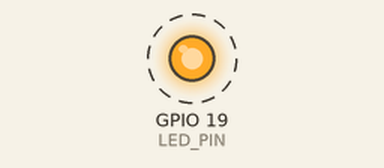
Simulated run of this sketch. Board: ESP32. Shown: output pins drawn as LEDs (lit = HIGH). Dashed ring = blinking. At 10.2 s the program puts the board to deep sleep or switches it off; the recording ends there.

Above: at 0.05 s.
Timing chart, 0 to 3.0 s (numbered marks = the images above):
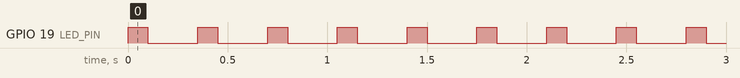

The sketch:

ESP32_Sleep_Demo.ino
```cpp
 /*
  ESP32 (Deep) Sleep Demo. How to restore variable values after sleep. Current Consumption
*/
#include <Arduino.h>
#define LED_PIN 19

// Only RTC GPIOs can be used as a source for external wake-up.
// They are: 0,2,4,12-15,25-27,32-39. Note pins 34-39 are INPUT only (not PULLUP).
#define BTN_PIN 26

// Define a few time periods
#define SECONDS_TO_HANG_ABOUT 10
#define SECONDS_TO_SLEEP 10
#define uS_TO_S_FACTOR 1000000

// Place all variables you want to retain across sleep periods in the
// RTC SRAM. 8kB SRAM on the RTC for all variables.
RTC_DATA_ATTR int bootCount = 0;

// Initialisation. This code is executed after EVERY wakeup. Your code
// logic must determine how to deal with the wake-up type.
void setup() {

  // Debugging
  Serial.begin(115200);

  // Why are we awake?
  getWakeUpReason();

  // Pin Modes
  pinMode(LED_PIN, OUTPUT);
  pinMode(BTN_PIN, INPUT_PULLUP);

  // All done
  log_d("Setup completed");
}

// Just flash the LED to show we are running
void loop() {
  if (millis() > SECONDS_TO_HANG_ABOUT * 1000) {
    gotoSleep();
  }

  digitalWrite(LED_PIN, HIGH);
  delay(100);
  digitalWrite(LED_PIN, LOW);
  delay(250);
}

//Put the ESP32 device to sleep, woken by the RTC and/or external switch
void gotoSleep() {

  log_d("Going to sleep");

  // Allow wake up if Button Switch is pressed
  esp_sleep_enable_ext0_wakeup((gpio_num_t)BTN_PIN, LOW);  // could use: GPIO_NUM_26

  // Allow RTC to wake up this device after X seconds
  esp_sleep_enable_timer_wakeup(SECONDS_TO_SLEEP * uS_TO_S_FACTOR);

  // Sleep starts
  esp_deep_sleep_start();
}

void getWakeUpReason() {
  log_w("This is (re)boot #%d", ++bootCount);

  esp_sleep_wakeup_cause_t wakeup_reason = esp_sleep_get_wakeup_cause();
  switch (wakeup_reason) {
    case ESP_SLEEP_WAKEUP_EXT0:
      log_w("Wakeup caused by external signal using RTC_IO");
      break;
    case ESP_SLEEP_WAKEUP_EXT1:
      log_w("Wakeup caused by external signal using RTC_CNTL");
      break;
    case ESP_SLEEP_WAKEUP_TIMER:
      log_w("Wakeup caused by RTC timer");
      break;
    case ESP_SLEEP_WAKEUP_TOUCHPAD:
      log_w("Wakeup caused by touchpad");
      break;
    case ESP_SLEEP_WAKEUP_ULP:
      log_w("Wakeup caused by ULP program");
      break;
    default:
      log_w("Wakeup was not caused by deep sleep: %d", wakeup_reason);
  }
}
```

Measured:
- by itself, GPIO 19 (LED_PIN): alternates HIGH for 0.10 s and LOW for 0.25 s
